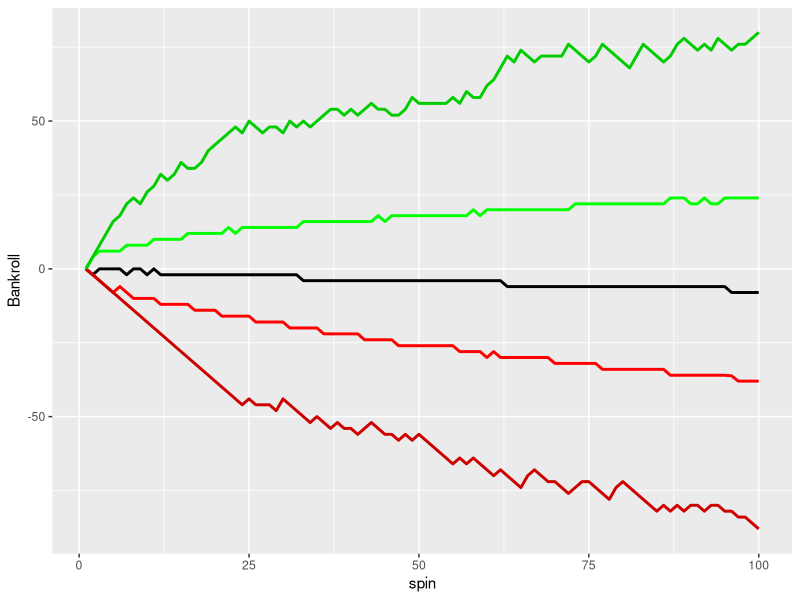
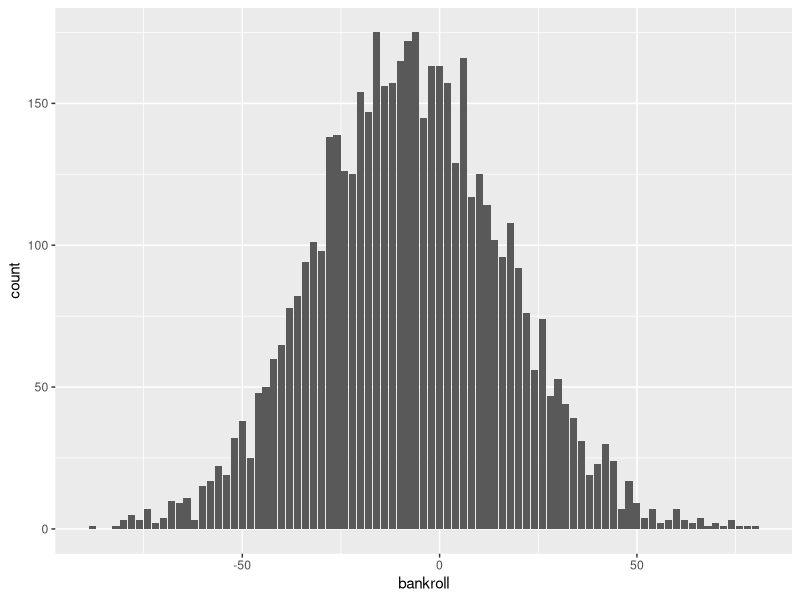

Recreate these plots in R, in order.
library(tidyverse)

wheel <- c(rep(1,12), rep(3,6), rep(5,4),10,10,20)

outcomes <- c(1,3,5,10,20)
winnings <- c(-2,2,4,-2,-2)

score_matrix <- data.frame(outcomes, winnings)

bankroll_graph <- data.frame(outcome = c(0, rep(0,10000)), winnings = c(0, rep(0,10000)), new_bankroll=c(100, rep(0,10000)))



bet <- 1
score_matrix <- data.frame(outcomes, winnings*bet)

num_sims <- 5000
bets_per_sim <- 100

bg2 <- data.frame(NULL)

for (j in 1:num_sims){
  
  bankroll <- 0
  to_bg2 <- data.frame(sim = rep(j,bets_per_sim),
                       spin = c(1:bets_per_sim),
                       bankroll = c(bankroll, rep(0,bets_per_sim-1)))
  
  for(i in 1:(bets_per_sim-1)){
    num <- sample(wheel, 1, replace=TRUE)
    out <- score_matrix$winnings[score_matrix$outcomes == num]
    bankroll <- bankroll + out
    
    to_bg2$bankroll[i+1] <- bankroll
    
  }
  bg2 <- bind_rows(bg2, to_bg2)
}

bg2 %>% group_by(spin) %>%
  arrange(desc(spin)) %>%
  summarize(avgBankroll = median(bankroll),
            minBankroll = min(bankroll),
            maxBankroll = max(bankroll),
            bankroll90 = quantile(bankroll, 0.9),
            bankroll10 = quantile(bankroll, 0.1)
  ) %>%
  ggplot(aes(x = spin)) +
  geom_line(aes(y = avgBankroll), size =1, color='black') +
  geom_line(aes(y = bankroll10), size =1, color='red') +
  geom_line(aes(y = bankroll90), size =1, color='green') +
  geom_line(aes(y = minBankroll), size =1, color='red3') +
  geom_line(aes(y = maxBankroll), size =1, color='green3') +
  labs(y='Bankroll')

bg2 %>% filter(spin==100) %>% ggplot() + geom_bar(aes(x=bankroll)) 

